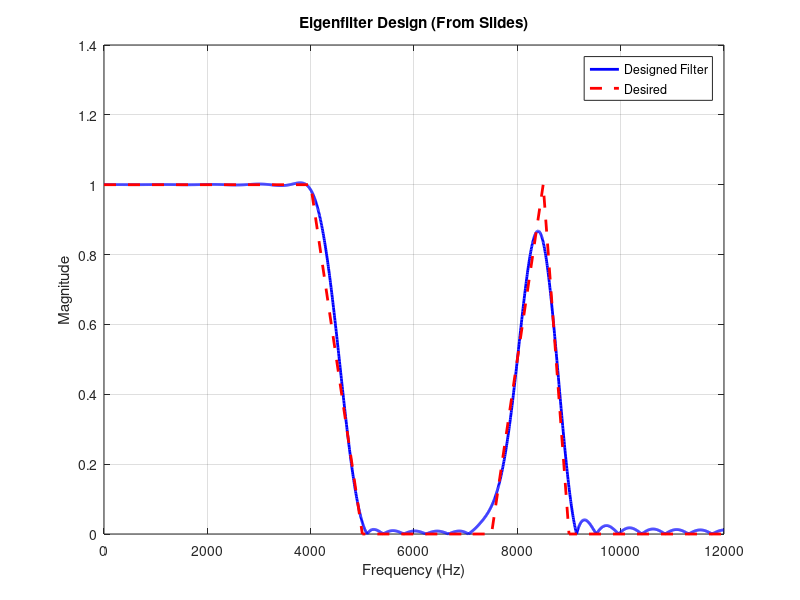

Write MATLAB code to recreate this figure.
%Plot the frequency response of the designed filter and the above desired function on the same graph.
%You should use “eig” command to find the eigenvector corresponding to the minimum eigenvalue.
%Please note that the outputs of the “eig” command are not necessarily sorted.
% Step 1, eigenfilter from class for type I
% Desired: D(w): 1 from 0 - 4000, nothing from 4000-5000, 0 from 5000-7000,
% nothing from 7000 - 7500, linear increase from 0 to 1 from 7500 - 8500,
% nothing from 8500 - 9000, 0 from 9000 - 12000
clc; clear; close all;

%% Parameters
fs = 24000;
N = 50;
M = N/2;

% Frequency grid (numerical integration)
num_points = 2000;
w = linspace(0, pi, num_points);   % radians

%% Desired response D(w)
f = w * fs / (2*pi);  % convert to Hz
W = zeros(size(w));

for k = 1:length(w)
    if f(k) <= 4000
        W(k) = 1;   % passband
    elseif f(k) >= 5000 && f(k) <= 7000
        W(k) = 1;   % stopband
    elseif f(k) >= 7500 && f(k) <= 8500
        W(k) = 1;   % ramp band
    elseif f(k) >= 9000
        W(k) = 1;   % stopband
    else
        W(k) = 0;   % transition → ignore
    end
end

D = zeros(size(w));

for k = 1:length(w)
    if f(k) <= 4000
        D(k) = 1;
    elseif f(k) >= 5000 && f(k) <= 7000
        D(k) = 0;
    elseif f(k) >= 7500 && f(k) <= 8500
        % linear ramp
        D(k) = (f(k) - 7500) / (8500 - 7500);
    elseif f(k) >= 9000
        D(k) = 0;
    else
        % transition regions → don't care much
        D(k) = 0;
    end
end

% Step 1: Calculate Q, p, d
c = zeros(M+1, length(w));

for k = 1:length(w)
    for n = 0:M
        c(n+1, k) = cos(w(k)*n);
    end
end

Q = zeros(M+1, M+1);
p = zeros(M+1,1);

for k = 1:length(w)
    ck = c(:,k);
    
    Q = Q + W(k) * (ck * ck.');
    p = p + W(k) * D(k) * ck;
    %Q = Q + (ck * ck.');
    %p = p + (D(k) * ck);
end

Q = Q * (pi/num_points);
p = p * (pi/num_points);
d = sum(W .* (D.^2)) * (pi/num_points);
%d = sum((D.^2)) * (pi/num_points);
disp(Q)
% Construct Qt
Qt = [Q, p;
      p.', d];
disp(Qt)
% Step 2: Calculate the eigenvalues and eigenvectors
[V, L] = eig(Qt);

[~, idx] = min(diag(L));
v = V(:, idx);
v = v / v(end);   % normalize

a = v(1:end-1);

h = zeros(1, N+1);

% center tap
h(M+1) = a(1);

% symmetric taps
for k = 1:M
    h(M+1+k) = a(k+1)/2;
    h(M+1-k) = a(k+1)/2;
end
%% Frequency response
[H, f_plot] = freqz(h, 1, 2048, fs);

%% Plot
figure;
plot(f_plot, abs(H), 'b', 'LineWidth', 2); hold on;

% Desired overlay
f_des = [0 4000 5000 7000 7500 8500 9000 12000];
d_des = [1 1 0 0 0 1 0 0];
plot(f_des, d_des, 'r--', 'LineWidth', 2);

xlabel('Frequency (Hz)');
ylabel('Magnitude');
title('Eigenfilter Design (From Slides)');
legend('Designed Filter', 'Desired');
grid on;
%{ 
Step 2, eigenfilter with a notch added
Design another linear phase type-1 FIR filter with the same frequency response as shown above with
two notches at 4500Hz and 8000Hz. Please note that the first notch is in the first transition band. You
should use the eigenfilter method with linear constraint that was explained in the class. Plot the
magnitude frequency response of the designed filter. To find the null space of a matrix, you can use the
command ”null” in MATLAB.
%}
